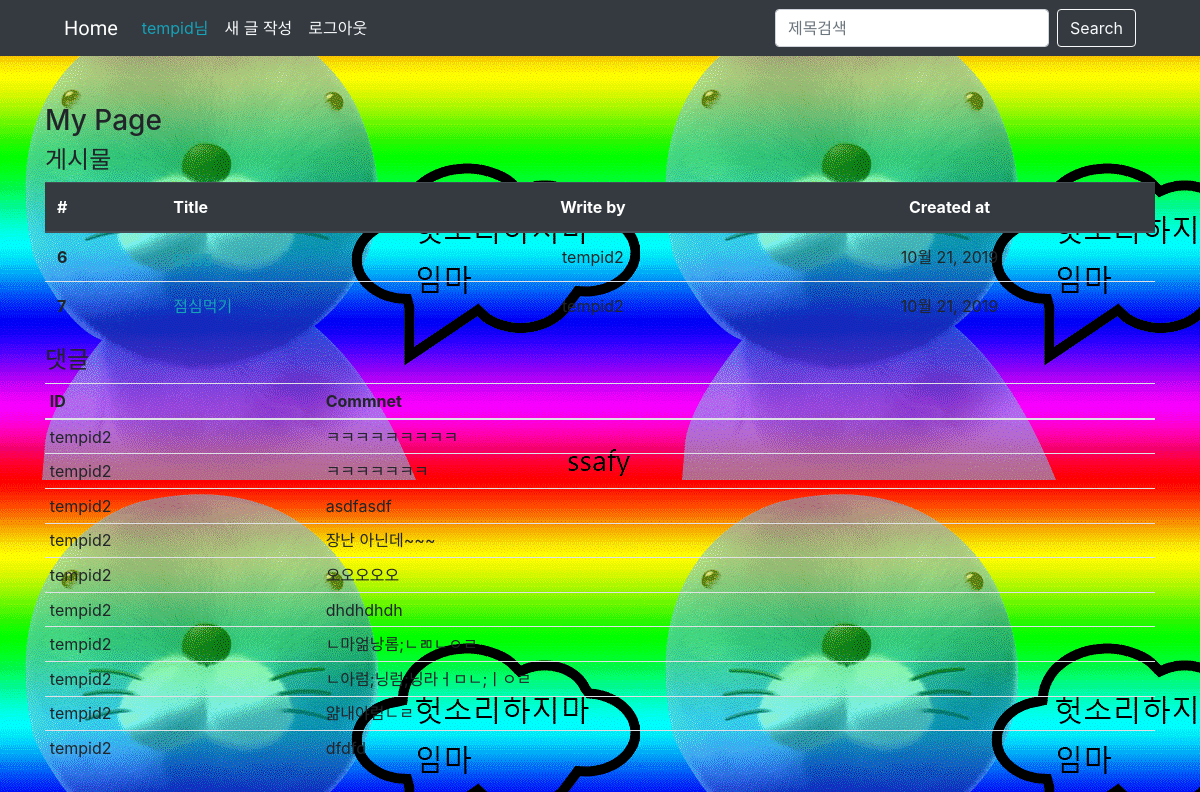
/accounts/2/mypage/ (signed in), run on an earlier commit of the app's database.
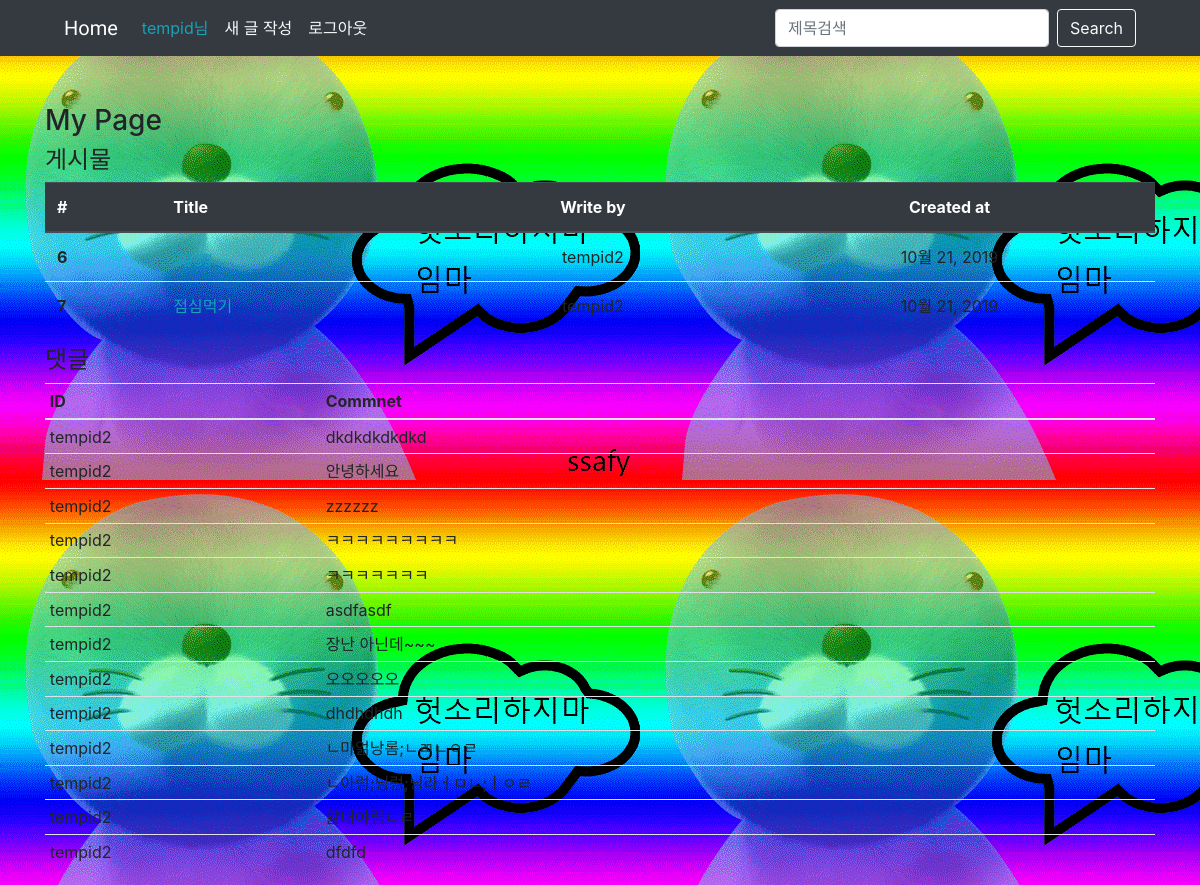
And on a later commit of the database.
### posts/models.py (models this page shows)
class Post(models.Model):
    title = models.CharField(max_length=50)
    content = models.TextField()
    created_at = models.DateField(auto_now_add=True)
    user = models.ForeignKey(settings.AUTH_USER_MODEL, on_delete=models.CASCADE)
    like_users = models.ManyToManyField(settings.AUTH_USER_MODEL, related_name='like_posts')

class Comment(models.Model):
    user = models.ForeignKey(settings.AUTH_USER_MODEL, on_delete=models.CASCADE)
    post = models.ForeignKey(Post, on_delete=models.CASCADE)
    content = models.CharField(max_length=100)
    created_at = models.DateField(auto_now_add=True)
    like_users = models.ManyToManyField(settings.AUTH_USER_MODEL,related_name='like_comments')
    class Meta:
        ordering = ('-id',)

### accounts/views.py (the view)
# urls.py: path('<int:id>/mypage/', views.mypage, name='mypage'),
@login_required
def mypage(request, id):
    posts = Post.objects.filter(user_id=id)
    comments = Comment.objects.filter(user_id=id)
    context = {
        'posts': posts,
        'comments': comments
    }
    return render(request, 'accounts/mypage.html', context)

### accounts/templates/accounts/mypage.html
{% extends 'base.html' %}
{% block body %}
<h3 class=>My Page</h3>
<h4>게시물</h4>
  <table class="table">
    <thead class="thead-dark">
      <tr>
        <th scope="col">#</th>
        <th scope="col">Title</th>
        <th scope="col" class="text-center">Write by</th>
        <th scope="col" class="text-center">Created at</th>
      </tr>
    </thead>
    <tbody>
      {% for post in posts %}
        <tr>
          <th scope="row">{{post.id}}</th>
          <td>
            <a href="{% url 'posts:detail' post.id %}">
              {{post.title}}
            </a>
          </td>
          <td class="text-center">{{post.user.username}}</td>
          <td class="text-center">{{post.created_at}}</td>
        </tr>
      {% empty %}
        <h4> 작성한 게시물이 없습니다. </h4>
      {% endfor %}
    </tbody>
  </table>
<h4>댓글</h4>
<table class="table table-sm">
    <thead>
      <tr>
        <th scope="col">ID</th>
        <th scope="col">Commnet</th>
      </tr>
    </thead>
    <tbody>
      {% for comment in comments %}
        <tr>
          <td scope="row">{{comment.user}}</td>
          <td>
            {{comment.content}}
          </td>
        </tr>
      {% empty %}
        <tr class="text-center">
          <td scope="row" colspan="2">등록한 댓글이 없습니다.</td>
        </tr>
      {% endfor %}
    </tbody>
  </table>
{% endblock %}

What changed in the data, as far as the page shows it:
added Comment: user "tempid2", content "dkdkdkdkdkd"
added Comment: user "tempid2", content "안녕하세요"
added Comment: user "tempid2", content "zzzzzz"
